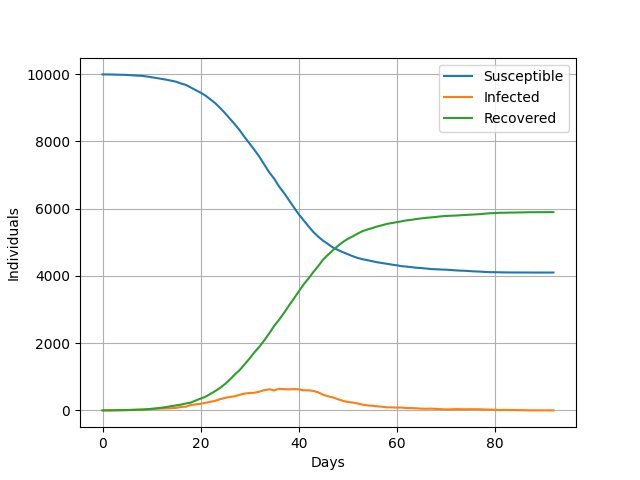

The Python source for this figure:
# example-complete simulation code
# mine: py sir.py --population 10000 --infected 4 --avg-contact-time 2 --avg-recovery-time 3 --verbose
#!/usr/bin/env python3

import argparse
import collections
import enum
import logging
import random

from matplotlib import pyplot as plt

from discrete_event_sim import Simulation, Event


class Condition(enum.Enum):
    """The condition of simulated individuals."""

    SUSCEPTIBLE = 0
    INFECTED = 1
    RECOVERED = 2


class SIR(Simulation):
    """The state of the simulation.

    We have the simulation parameters contact_rate and recovery_rate, plus the condition of every individual, as a
    list: conditions[i] represent the condition of the i-th individuals.

    s, i and r monitor the number of susceptible, infected and recovered individuals over time -- this is sampled
    periodically through the MonitorSIR event.
    """

    def __init__(self, population, infected, contact_rate, recovery_rate, plot_interval):
        super().__init__()  # call the initialization method from Simulation
        self.contact_rate = contact_rate
        self.recovery_rate = recovery_rate
        self.conditions = [Condition.SUSCEPTIBLE] * population  # a list of identical items of length 'population'
        for i in random.sample(range(population), infected):  # starting infected individuals
            self.infect(i)
        self.s, self.i, self.r = [], [], []  # values of susceptible, infected, recovered over time
        self.schedule(0, MonitorSIR(plot_interval))

    def schedule_contact(self, patient):
        """Schedule a patient's next contact."""

        other = random.randrange(len(self.conditions))  # choose a random contact
        self.schedule(random.expovariate(self.contact_rate), Contact(patient, other))

    def infect(self, i):
        """Patient i is infected."""

        self.log_info(f"{i} infected")
        self.conditions[i] = Condition.INFECTED
        self.schedule_contact(i)  # schedule the patient's next contact
        # (further contacts will be scheduled by the Contact event, see the process() function)
        self.schedule(random.expovariate(self.recovery_rate), Recover(i))  # schedule the patient's recovery


class Contact(Event):
    """A possible contagion event."""

    def __init__(self, source, destination):
        """Parameters: indexes of both the source and the destination of the possible contagion."""

        self.source = source
        self.destination = destination

    def process(self, sim):
        """If the patient is still infectious and the contact is susceptible, the latter will be infected."""

        sim.log_info(f"{self.source} contacts {self.destination}")
        if sim.conditions[self.source] != Condition.INFECTED:
            return  # healthy people can't infect
        if sim.conditions[self.destination] == Condition.SUSCEPTIBLE:
            sim.infect(self.destination)
        sim.schedule_contact(self.source)  # schedule the next contact


class Recover(Event):
    """A sick patient recovers."""

    def __init__(self, patient):
        self.patient = patient

    def process(self, sim):
        sim.log_info(f"{self.patient} recovered")
        sim.conditions[self.patient] = Condition.RECOVERED


class MonitorSIR(Event):
    """At any configurable interval, we save the number of susceptible, infected and recovered individuals."""

    def __init__(self, interval=1):
        self.interval = interval

    def process(self, sim):
        ctr = collections.Counter(sim.conditions)
        infected = ctr[Condition.INFECTED]
        sim.s.append(ctr[Condition.SUSCEPTIBLE])
        sim.i.append(infected)
        sim.r.append(ctr[Condition.RECOVERED])
        if infected > 0:  # if nobody is infected anymore, the simulation is over.
            sim.schedule(self.interval, self)


def main():
    parser = argparse.ArgumentParser()
    parser.add_argument("--population", type=int, default=1000)
    parser.add_argument("--infected", type=int, default=1, help="starting infected individuals")
    parser.add_argument("--seed", help="random seed")
    parser.add_argument("--avg-contact-time", type=float, default=1)
    parser.add_argument("--avg-recovery-time", type=float, default=3)
    parser.add_argument("--verbose", action='store_true')
    parser.add_argument("--plot_interval", type=float, default=1, help="how often to collect data points for the plot")
    args = parser.parse_args()

    if args.seed:
        random.seed(args.seed)  # set a seed to make experiments repeatable
    if args.verbose:
        logging.basicConfig(format='{levelname}:{message}', level=logging.INFO, style='{')  # output info on stdout

    # the rates to use in random.expovariate are 1 over the desired mean
    sim = SIR(args.population, args.infected, 1 / args.avg_contact_time, 1 / args.avg_recovery_time, args.plot_interval)
    sim.run()
    assert all(c != Condition.INFECTED for c in sim.conditions)  # nobody should be infected at the end of the sim
    print(f"Simulation over at time {sim.t:.2f}")

    days = [i * args.plot_interval for i in range(len(sim.s))]  # compute the times at which values were taken
    plt.plot(days, sim.s, label="Susceptible")
    plt.plot(days, sim.i, label="Infected")
    plt.plot(days, sim.r, label="Recovered")
    plt.xlabel("Days")
    plt.ylabel("Individuals")
    plt.legend(loc=0)
    plt.grid()
    plt.savefig("sir.png")
    # plt.show()


if __name__ == '__main__':  # run when this is run as a main file, not imported as a module
    main()
